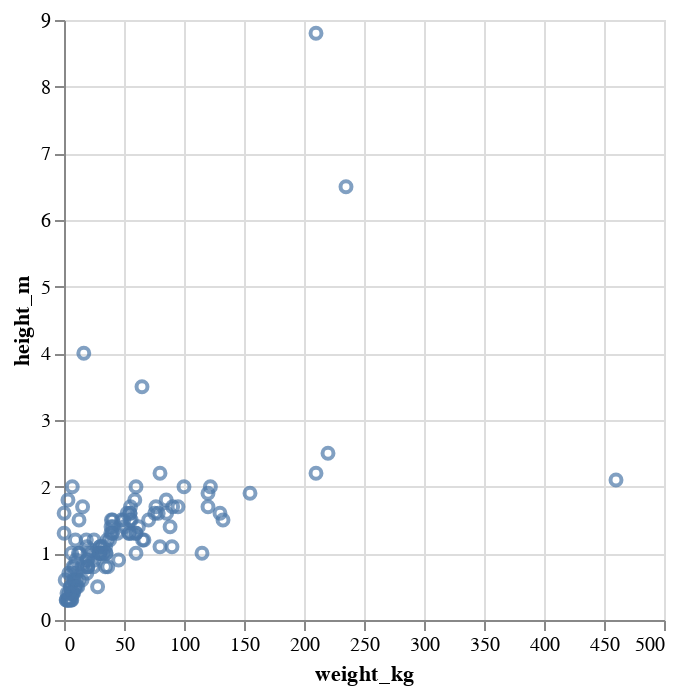

The cell this chart's notebook holds for it:
### Code cell
# Je grösser desto schwerer?

alt.Chart(df).mark_point().encode(
    x = 'weight_kg',
    y = 'height_m', 
    tooltip = ['name', 'weight_kg', 'height_m']
)

### Figure 1 — Vega-Lite specification as saved in the notebook (floating-point values rounded to 4 significant figures; data arrays with more than 128 entries replaced by an {"elided": "..."} marker saying what was removed)
{"config": {"view": {"continuousWidth": 300, "continuousHeight": 300}}, "data": {"name": "data-fef24fdc409a3fcbb8b68251d04d1a81"}, "mark": {"type": "point"}, "encoding": {"tooltip": [{"field": "name", "type": "nominal"}, {"field": "weight_kg", "type": "quantitative"}, {"field": "height_m", "type": "quantitative"}], "x": {"field": "weight_kg", "type": "quantitative"}, "y": {"field": "height_m", "type": "quantitative"}}, "$schema": "https://vega.github.io/schema/vega-lite/v5.20.1.json", "datasets": {"data-fef24fdc409a3fcbb8b68251d04d1a81": {"elided": "151 records"}}}
